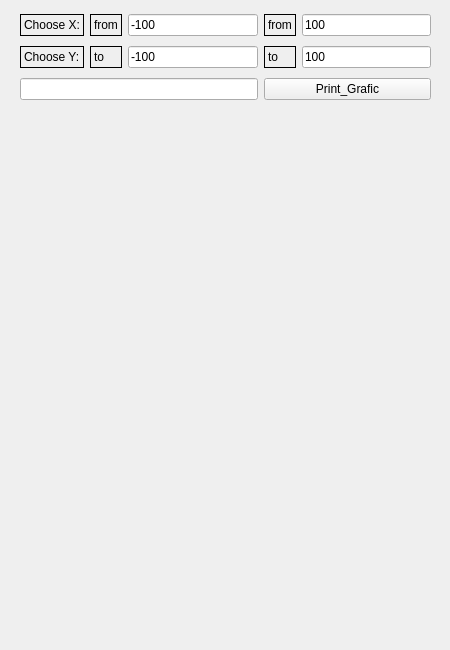
<?xml version="1.0" encoding="UTF-8"?>
<ui version="4.0">
 <class>Grafic</class>
 <widget class="QMainWindow" name="Grafic">
  <property name="geometry">
   <rect>
    <x>0</x>
    <y>0</y>
    <width>450</width>
    <height>650</height>
   </rect>
  </property>
  <property name="minimumSize">
   <size>
    <width>450</width>
    <height>650</height>
   </size>
  </property>
  <property name="maximumSize">
   <size>
    <width>450</width>
    <height>650</height>
   </size>
  </property>
  <property name="windowTitle">
   <string>MainWindow</string>
  </property>
  <widget class="QWidget" name="centralwidget">
   <widget class="QCustomPlot" name="Qwt_Widget" native="true">
    <property name="enabled">
     <bool>false</bool>
    </property>
    <property name="geometry">
     <rect>
      <x>0</x>
      <y>120</y>
      <width>450</width>
      <height>430</height>
     </rect>
    </property>
   </widget>
   <widget class="QWidget" name="layoutWidget">
    <property name="geometry">
     <rect>
      <x>20</x>
      <y>10</y>
      <width>411</width>
      <height>96</height>
     </rect>
    </property>
    <layout class="QGridLayout" name="gridLayout">
     <property name="leftMargin">
      <number>0</number>
     </property>
     <property name="spacing">
      <number>-1</number>
     </property>
     <item row="1" column="4">
      <widget class="QLineEdit" name="yEnd">
       <property name="contextMenuPolicy">
        <enum>Qt::NoContextMenu</enum>
       </property>
       <property name="layoutDirection">
        <enum>Qt::RightToLeft</enum>
       </property>
       <property name="text">
        <string>100</string>
       </property>
      </widget>
     </item>
     <item row="1" column="1">
      <widget class="QLabel" name="label_4">
       <property name="layoutDirection">
        <enum>Qt::RightToLeft</enum>
       </property>
       <property name="frameShape">
        <enum>QFrame::Box</enum>
       </property>
       <property name="text">
        <string>to</string>
       </property>
      </widget>
     </item>
     <item row="0" column="2">
      <widget class="QLineEdit" name="xBegin">
       <property name="contextMenuPolicy">
        <enum>Qt::NoContextMenu</enum>
       </property>
       <property name="layoutDirection">
        <enum>Qt::RightToLeft</enum>
       </property>
       <property name="text">
        <string>-100</string>
       </property>
      </widget>
     </item>
     <item row="0" column="3">
      <widget class="QLabel" name="label_6">
       <property name="layoutDirection">
        <enum>Qt::RightToLeft</enum>
       </property>
       <property name="frameShape">
        <enum>QFrame::Box</enum>
       </property>
       <property name="text">
        <string>from</string>
       </property>
      </widget>
     </item>
     <item row="0" column="4">
      <widget class="QLineEdit" name="xEnd">
       <property name="contextMenuPolicy">
        <enum>Qt::NoContextMenu</enum>
       </property>
       <property name="layoutDirection">
        <enum>Qt::RightToLeft</enum>
       </property>
       <property name="text">
        <string>100</string>
       </property>
      </widget>
     </item>
     <item row="1" column="2">
      <widget class="QLineEdit" name="yBegin">
       <property name="contextMenuPolicy">
        <enum>Qt::NoContextMenu</enum>
       </property>
       <property name="layoutDirection">
        <enum>Qt::RightToLeft</enum>
       </property>
       <property name="text">
        <string>-100</string>
       </property>
      </widget>
     </item>
     <item row="0" column="1">
      <widget class="QLabel" name="label_3">
       <property name="layoutDirection">
        <enum>Qt::RightToLeft</enum>
       </property>
       <property name="frameShape">
        <enum>QFrame::Box</enum>
       </property>
       <property name="text">
        <string>from</string>
       </property>
      </widget>
     </item>
     <item row="1" column="0">
      <widget class="QLabel" name="label_2">
       <property name="frameShape">
        <enum>QFrame::Box</enum>
       </property>
       <property name="text">
        <string>Choose Y:</string>
       </property>
      </widget>
     </item>
     <item row="0" column="0">
      <widget class="QLabel" name="label">
       <property name="frameShape">
        <enum>QFrame::Box</enum>
       </property>
       <property name="text">
        <string>Choose X:</string>
       </property>
      </widget>
     </item>
     <item row="1" column="3">
      <widget class="QLabel" name="label_5">
       <property name="layoutDirection">
        <enum>Qt::RightToLeft</enum>
       </property>
       <property name="frameShape">
        <enum>QFrame::Box</enum>
       </property>
       <property name="text">
        <string>to</string>
       </property>
      </widget>
     </item>
     <item row="2" column="3" colspan="2">
      <widget class="QPushButton" name="Print_graf">
       <property name="text">
        <string>Print_Grafic</string>
       </property>
      </widget>
     </item>
     <item row="2" column="0" colspan="3">
      <widget class="QLineEdit" name="Text_from_calc"/>
     </item>
    </layout>
   </widget>
  </widget>
 </widget>
 <customwidgets>
  <customwidget>
   <class>QCustomPlot</class>
   <extends>QWidget</extends>
   <header>qcustomplot.h</header>
   <container>1</container>
  </customwidget>
 </customwidgets>
 <resources/>
 <connections/>
</ui>
